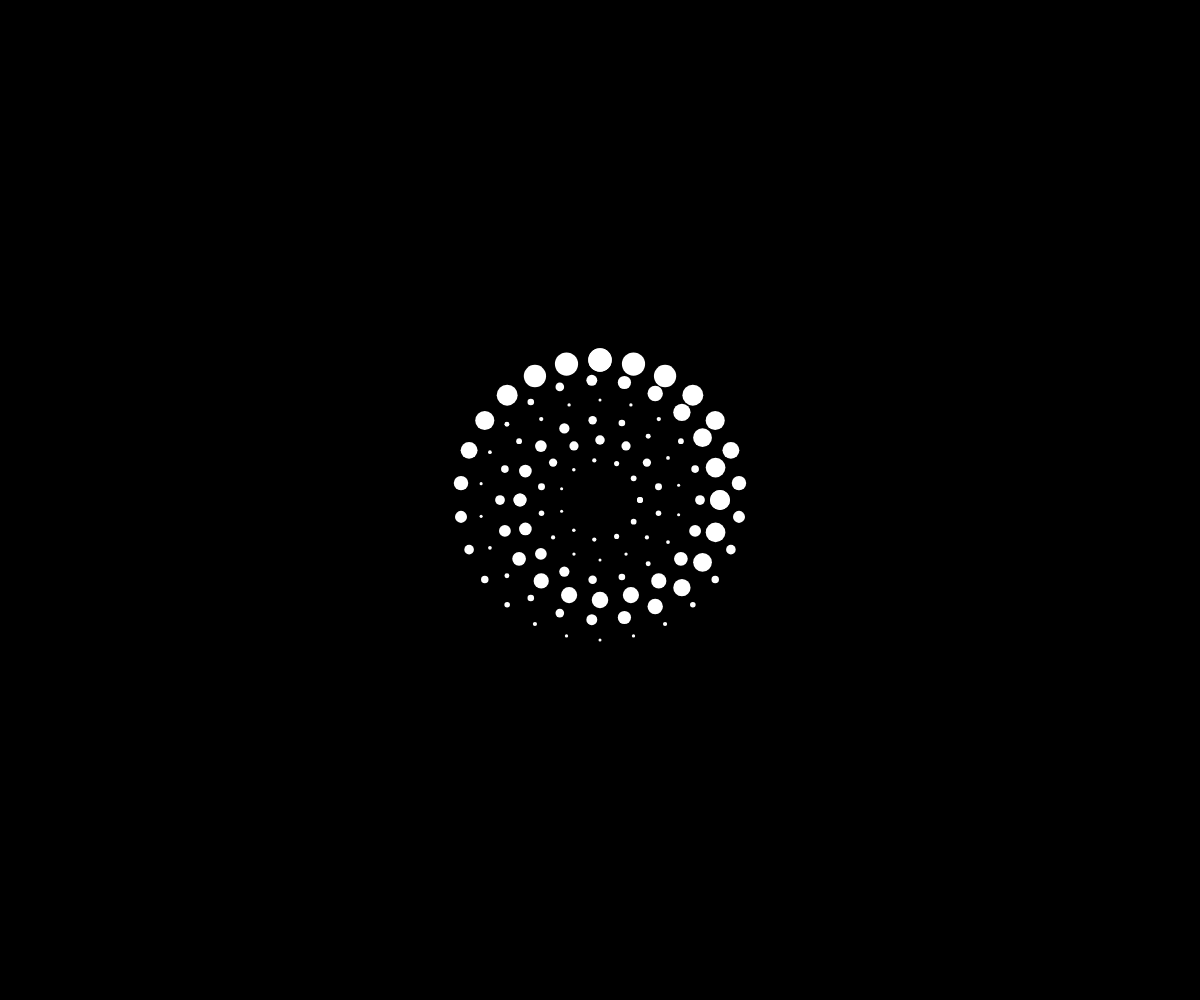
Frame 1 (no input)
Frame 60 (no input): identical to frame 1, image omitted
Frame 120 (the mouse pressed at the canvas centre since frame 60): identical to frame 1, image omitted

The p5.js sketch that drew this single still picture (run headless with seeded random() and noise() and a simulated clock; from frame 60 on, the mouse is pressed at the canvas centre):

// p5.js sketch
// ── sketch.js
function setup() {
  createCanvas(windowWidth, windowHeight);
  background(0);
  translate(width / 2, height / 2);
  for (let r = 0; r < 6; r++) {
    for (let i = 0; i < 2 * PI; i += (2 * PI) / (11 + r * 3)) {
      fill(255);
      noStroke();
      let x1 = sin((PI / 2) * (r + 1) + i) * (40 + r * 20);
      let y1 = cos((PI / 2) * (r + 1) + i) * (40 + r * 20);
      circle(x1, y1, map(sin(i + PI / 2), -1, 1, 3, 6 + r * 3.5));
    }
  }
}

function draw() {}
